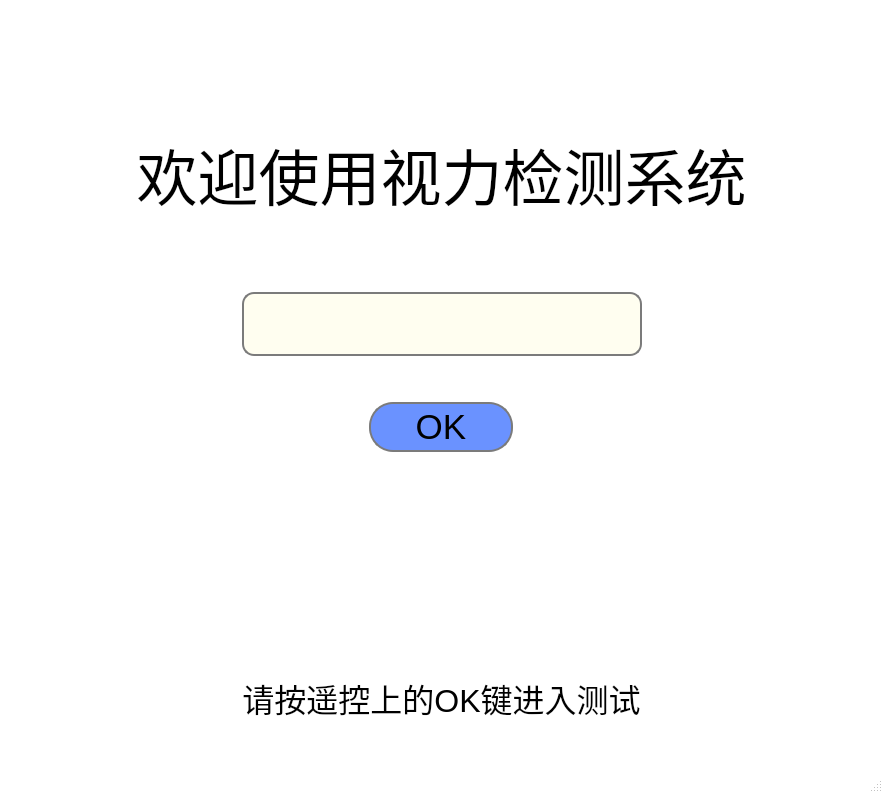
<?xml version="1.0" encoding="UTF-8"?>
<ui version="4.0">
 <class>MainWindow</class>
 <widget class="QMainWindow" name="MainWindow">
  <property name="geometry">
   <rect>
    <x>0</x>
    <y>0</y>
    <width>883</width>
    <height>793</height>
   </rect>
  </property>
  <property name="windowTitle">
   <string>登录</string>
  </property>
  <property name="windowIcon">
   <iconset>
    <normaloff>../../assets/login_user.png</normaloff>../../assets/login_user.png</iconset>
  </property>
  <property name="styleSheet">
   <string notr="true">QMainWindow{
	background-color: rgb(255, 255, 255);
	border-image: url(:/new/prefix1/back.jpg);
}
 
QLineEdit{
 
	border:2px solid#7b7b7b;
	border-radius:12px;
	background-color:#fffef0
}
 
QPushButton{
	border:2px solid#7b7b7b;
	border-radius:24px;
	background-color:#6a92ff;
	font: 75 26pt &quot;Arial&quot;;
}
 
QPushButton:hover{
	background-color:#aa92ff
}
QPushButton:pressed{
	background-color:#FF90ff
}</string>
  </property>
  <widget class="QWidget" name="centralwidget">
   <layout class="QVBoxLayout" name="verticalLayout">
    <item>
     <layout class="QHBoxLayout" name="horizontalLayout_3">
      <item>
       <spacer name="horizontalSpacer_5">
        <property name="orientation">
         <enum>Qt::Horizontal</enum>
        </property>
        <property name="sizeHint" stdset="0">
         <size>
          <width>40</width>
          <height>20</height>
         </size>
        </property>
       </spacer>
      </item>
      <item>
       <widget class="QLabel" name="label_logo">
        <property name="enabled">
         <bool>true</bool>
        </property>
        <property name="sizePolicy">
         <sizepolicy hsizetype="Preferred" vsizetype="Preferred">
          <horstretch>0</horstretch>
          <verstretch>0</verstretch>
         </sizepolicy>
        </property>
        <property name="minimumSize">
         <size>
          <width>0</width>
          <height>48</height>
         </size>
        </property>
        <property name="baseSize">
         <size>
          <width>0</width>
          <height>1</height>
         </size>
        </property>
        <property name="autoFillBackground">
         <bool>false</bool>
        </property>
        <property name="text">
         <string/>
        </property>
        <property name="pixmap">
         <pixmap>../../assets/dekang.png</pixmap>
        </property>
        <property name="scaledContents">
         <bool>true</bool>
        </property>
       </widget>
      </item>
      <item>
       <spacer name="horizontalSpacer_6">
        <property name="orientation">
         <enum>Qt::Horizontal</enum>
        </property>
        <property name="sizeHint" stdset="0">
         <size>
          <width>40</width>
          <height>20</height>
         </size>
        </property>
       </spacer>
      </item>
     </layout>
    </item>
    <item>
     <spacer name="verticalSpacer_5">
      <property name="orientation">
       <enum>Qt::Vertical</enum>
      </property>
      <property name="sizeType">
       <enum>QSizePolicy::Expanding</enum>
      </property>
      <property name="sizeHint" stdset="0">
       <size>
        <width>20</width>
        <height>20</height>
       </size>
      </property>
     </spacer>
    </item>
    <item>
     <widget class="QLabel" name="label_welcome">
      <property name="font">
       <font>
        <pointsize>46</pointsize>
       </font>
      </property>
      <property name="text">
       <string>欢迎使用视力检测系统</string>
      </property>
      <property name="alignment">
       <set>Qt::AlignCenter</set>
      </property>
     </widget>
    </item>
    <item>
     <spacer name="verticalSpacer">
      <property name="orientation">
       <enum>Qt::Vertical</enum>
      </property>
      <property name="sizeType">
       <enum>QSizePolicy::Expanding</enum>
      </property>
      <property name="sizeHint" stdset="0">
       <size>
        <width>0</width>
        <height>0</height>
       </size>
      </property>
     </spacer>
    </item>
    <item>
     <layout class="QHBoxLayout" name="horizontalLayout">
      <item>
       <spacer name="horizontalSpacer">
        <property name="orientation">
         <enum>Qt::Horizontal</enum>
        </property>
        <property name="sizeType">
         <enum>QSizePolicy::MinimumExpanding</enum>
        </property>
        <property name="sizeHint" stdset="0">
         <size>
          <width>40</width>
          <height>20</height>
         </size>
        </property>
       </spacer>
      </item>
      <item>
       <widget class="QLineEdit" name="lineEdit_userName">
        <property name="minimumSize">
         <size>
          <width>400</width>
          <height>64</height>
         </size>
        </property>
        <property name="font">
         <font>
          <pointsize>20</pointsize>
         </font>
        </property>
        <property name="inputMask">
         <string notr="true"/>
        </property>
        <property name="text">
         <string/>
        </property>
        <property name="frame">
         <bool>true</bool>
        </property>
       </widget>
      </item>
      <item>
       <spacer name="horizontalSpacer_2">
        <property name="orientation">
         <enum>Qt::Horizontal</enum>
        </property>
        <property name="sizeHint" stdset="0">
         <size>
          <width>40</width>
          <height>20</height>
         </size>
        </property>
       </spacer>
      </item>
     </layout>
    </item>
    <item>
     <spacer name="verticalSpacer_3">
      <property name="orientation">
       <enum>Qt::Vertical</enum>
      </property>
      <property name="sizeType">
       <enum>QSizePolicy::Maximum</enum>
      </property>
      <property name="sizeHint" stdset="0">
       <size>
        <width>20</width>
        <height>40</height>
       </size>
      </property>
     </spacer>
    </item>
    <item>
     <layout class="QHBoxLayout" name="horizontalLayout_2">
      <item>
       <spacer name="horizontalSpacer_3">
        <property name="orientation">
         <enum>Qt::Horizontal</enum>
        </property>
        <property name="sizeType">
         <enum>QSizePolicy::Preferred</enum>
        </property>
        <property name="sizeHint" stdset="0">
         <size>
          <width>40</width>
          <height>20</height>
         </size>
        </property>
       </spacer>
      </item>
      <item>
       <widget class="QPushButton" name="pushButton_ok">
        <property name="sizePolicy">
         <sizepolicy hsizetype="Fixed" vsizetype="Fixed">
          <horstretch>0</horstretch>
          <verstretch>0</verstretch>
         </sizepolicy>
        </property>
        <property name="minimumSize">
         <size>
          <width>144</width>
          <height>50</height>
         </size>
        </property>
        <property name="font">
         <font>
          <family>Arial</family>
          <pointsize>26</pointsize>
          <weight>9</weight>
          <italic>false</italic>
          <bold>false</bold>
         </font>
        </property>
        <property name="text">
         <string>OK</string>
        </property>
       </widget>
      </item>
      <item>
       <spacer name="horizontalSpacer_4">
        <property name="orientation">
         <enum>Qt::Horizontal</enum>
        </property>
        <property name="sizeType">
         <enum>QSizePolicy::Preferred</enum>
        </property>
        <property name="sizeHint" stdset="0">
         <size>
          <width>40</width>
          <height>20</height>
         </size>
        </property>
       </spacer>
      </item>
     </layout>
    </item>
    <item>
     <spacer name="verticalSpacer_2">
      <property name="orientation">
       <enum>Qt::Vertical</enum>
      </property>
      <property name="sizeType">
       <enum>QSizePolicy::Preferred</enum>
      </property>
      <property name="sizeHint" stdset="0">
       <size>
        <width>20</width>
        <height>216</height>
       </size>
      </property>
     </spacer>
    </item>
    <item>
     <widget class="QLabel" name="label_tip">
      <property name="font">
       <font>
        <pointsize>24</pointsize>
       </font>
      </property>
      <property name="text">
       <string>请按遥控上的OK键进入测试</string>
      </property>
      <property name="alignment">
       <set>Qt::AlignCenter</set>
      </property>
     </widget>
    </item>
    <item>
     <spacer name="verticalSpacer_4">
      <property name="orientation">
       <enum>Qt::Vertical</enum>
      </property>
      <property name="sizeType">
       <enum>QSizePolicy::Minimum</enum>
      </property>
      <property name="sizeHint" stdset="0">
       <size>
        <width>20</width>
        <height>40</height>
       </size>
      </property>
     </spacer>
    </item>
   </layout>
  </widget>
  <widget class="QStatusBar" name="statusbar"/>
 </widget>
 <resources/>
 <connections/>
</ui>
